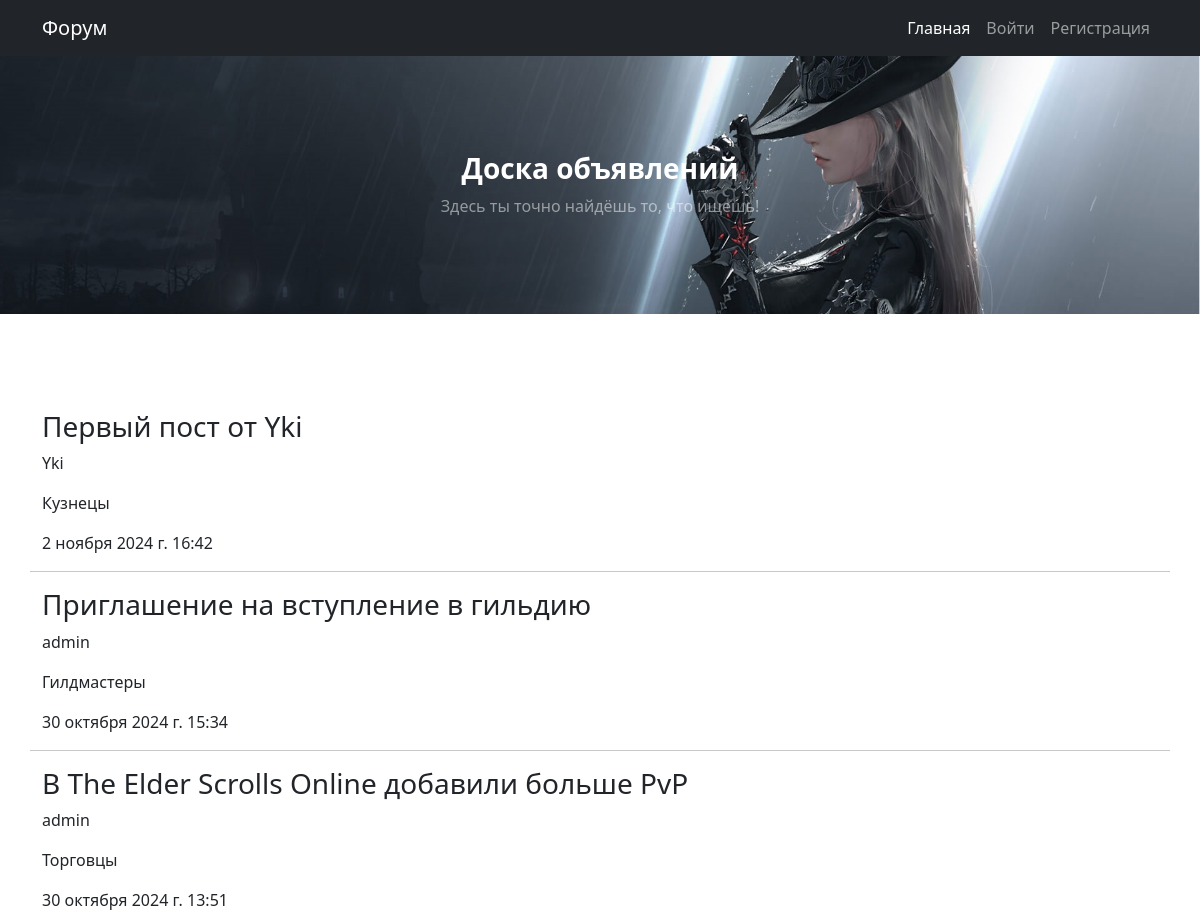
The app's page / (upper part), older data.
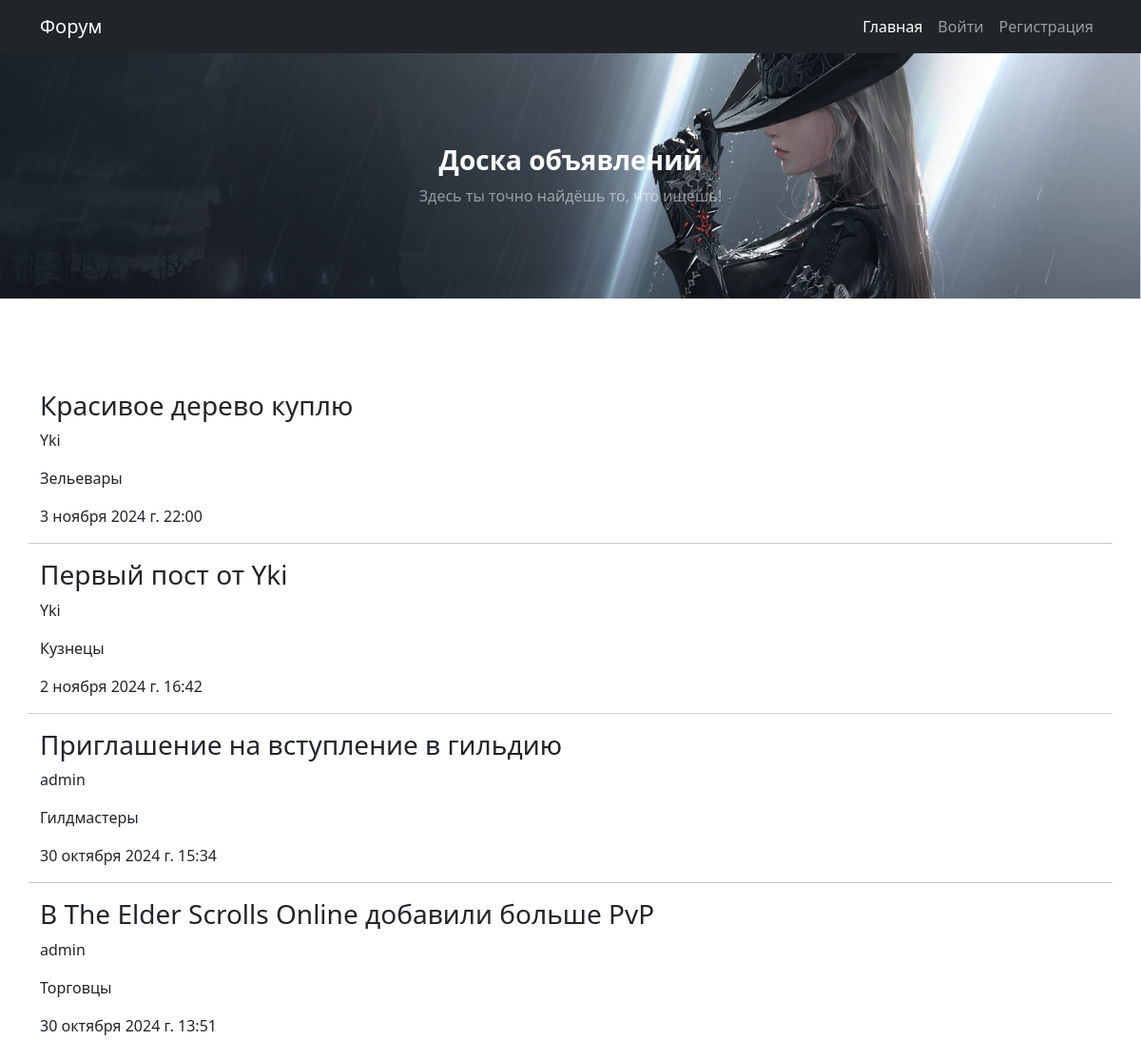
The same page, newer data.
### board/models.py (models this page shows, shortened)
class Post(models.Model):
    CATEGORIES = [('tank', 'Танки'),
                  ('heal', 'Хилы'),
                  ('damager', 'ДД'),
                  ('retailer', 'Торговцы'),
                  ('guildmaster', 'Гилдмастеры'),
                  ('questgiver', 'Квестгиверы'),
                  ('blacksmith', 'Кузнецы'),
                  ('tanner', 'Кожевники'),
                  ('poitionmaster', 'Зельевары'),
                  ('spellmaster', 'Мастера заклинаний')]
    title = models.CharField(verbose_name='Заголовок', max_length=255, null=False)
    author = models.ForeignKey(verbose_name='Автор', to=User, on_delete=models.CASCADE)
    category = models.CharField(verbose_name='Категория', max_length=50, choices=CATEGORIES, default=None)
    date = models.DateTimeField(auto_now_add=True)
    content = models.TextField(verbose_name='Текст')

### board/views.py (the view)
# urls.py: path('', PostsList.as_view(), name='home'),
class PostsList(ListView):
    model = Post
    ordering = '-date'
    context_object_name = 'posts'
    paginate_by = 10
    template_name = 'board/home.html'

### templates/board/home.html (shortened to what this page needs)
<!DOCTYPE html>
<html lang="en">
{% extends 'default.html' %}
    {% block header %}
    <header class="py-5 bg-image-full" style="background-image: url('media/header-1600-900.jpg')">
            <div class="text-center my-5">
                <h1 class="text-white fs-3 fw-bolder">Доска объявлений</h1>
                <p class="text-white-50 mb-0">Здесь ты точно найдёшь то, что ищешь!</p>
            </div>
    </header>
    {% endblock header %}
    {% block content %}
        {% if posts %}
            {% for post in posts %}
                <div>
                    <a class="navbar-brand" href="{% url 'post_detail' post.id %}"><h3>{{post.title}}</h3></a>
                    <p>{{post.author.username}}</p>
                    <p>{{post.get_category_display}}</p>
                    <p>{{post.date}}</p>
                </div>
                <hr>
            {% endfor %}
        {% else %}
            <h2>Пока нет объявлений</h2>
        {% endif %}
    {% endblock content %}

### templates/default.html (shortened to what this page needs)
<!DOCTYPE html><html lang="en">
{% load static %}
    <head>
        <link href="/static/css/styles.css" rel="stylesheet"/>
    </head>
    <body>
        <nav class="navbar navbar-expand-lg navbar-dark bg-dark">
            <div class="container">
                <div class="navbar-brand">Форум</div>
                <div class="collapse navbar-collapse" id="navbarSupportedContent">
                    <ul class="navbar-nav ms-auto mb-2 mb-lg-0">
                        <li class="nav-item"><a class="nav-link active" aria-current="page" href="{% url 'home' %}">Главная</a></li>
                        {% if request.user.is_authenticated %}
                        <li class="nav-item"><a class="nav-link active" aria-current="page" href="{% url 'post_create' %}">Создать объявление</a></li>
                            <li class="nav-item">
                                <li class="nav-item"><a class="nav-link active" aria-current="page" href="{% url 'account' %}">Личный кабинет {{user.username}}</a></li>
                            <li>
                                <form class="nav-link active" method="post" action="{% url 'logout' %}">
                                    {% csrf_token %}
                                    <button type="submit">Выйти</button>
                                </form>
                            </li>
                        {% else %}
                        <li class="nav-item"><a class="nav-link" href="{% url 'login' %}">Войти</a></li>
                        <li class="nav-item"><a class="nav-link" href="{% url 'register' %}">Регистрация</a></li>
                        {% endif %}
                    </ul>
                </div>
            </div>
        </nav>
        {% block header %}
        {% endblock header %}
        <section class="py-5">
            <div class="container my-5">
                <div class="row justify-content-center">
                        {% block content %}
                        {% endblock content %}
                </div>
            </div>
        </section>
    </body>
</html>

Row changes from the older to the newer data that the page shows:
added Post: title "Красивое дерево куплю", author.username "Yki", category "Зельевары", date "3 ноября 2024 г. 22:00"
